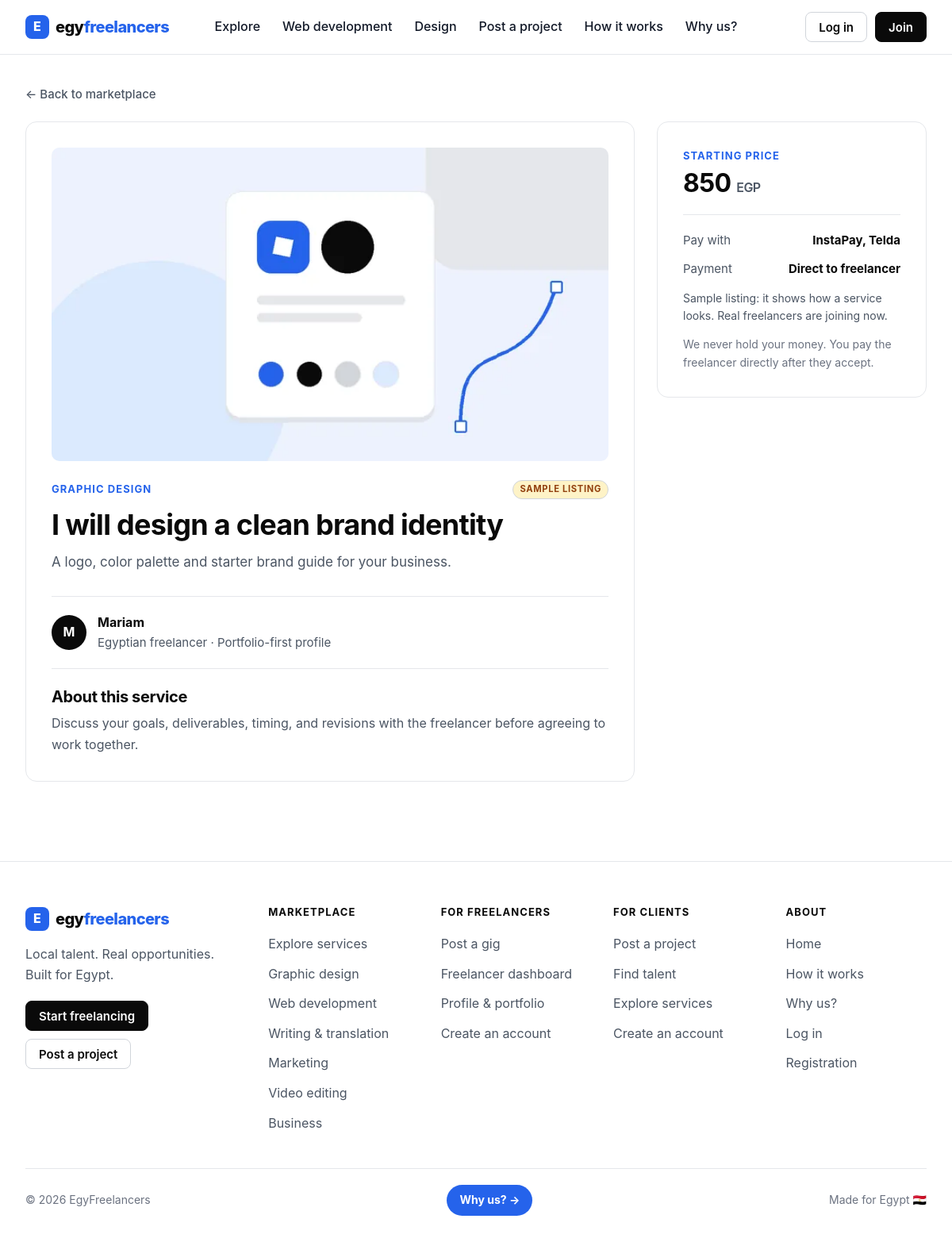
The app's page /gig/1 with its own data.
### tables this page shows
CREATE TABLE gigs(
 id INTEGER PRIMARY KEY AUTOINCREMENT,
 user_id INTEGER REFERENCES users(id) ON DELETE CASCADE,
 title TEXT NOT NULL, description TEXT NOT NULL, category TEXT NOT NULL,
 price INTEGER NOT NULL CHECK(price > 0),
 seller_name TEXT NOT NULL,
 status TEXT NOT NULL DEFAULT 'pending',
 is_demo INTEGER NOT NULL DEFAULT 0,
 created_at TEXT NOT NULL DEFAULT CURRENT_TIMESTAMP
);

CREATE TABLE gig_payments(      -- which methods a gig accepts
 gig_id INTEGER NOT NULL REFERENCES gigs(id) ON DELETE CASCADE,
 method TEXT NOT NULL, PRIMARY KEY(gig_id, method)
);

### egy/routes_public.py (the view)
@bp.route("/gig/<int:gig_id>")
def gig_detail(gig_id):
    d = get_db()
    gig = d.execute("SELECT * FROM gigs WHERE id=? AND status='approved'", (gig_id,)).fetchone()
    if not gig: return render_template("client/gig_detail.html", gig=None), 404
    pays = [r["method"] for r in d.execute("SELECT method FROM gig_payments WHERE gig_id=?", (gig_id,))]
    works = d.execute("SELECT * FROM portfolio_items WHERE user_id=? ORDER BY id DESC LIMIT 6", (gig["user_id"],)).fetchall() if gig["user_id"] else []
    return render_template("client/gig_detail.html", gig=gig, pays=pays, works=works)

### egy/db.py (called while the page is built)
def get_db():
    if "db" not in g:
        g.db = sqlite3.connect(current_app.config["DB_PATH"], timeout=15)
        g.db.row_factory = sqlite3.Row
        g.db.execute("PRAGMA foreign_keys=ON")
        g.db.execute("PRAGMA journal_mode=WAL")
    return g.db

### egy/security.py (called while the page is built)
def csrf_token():
    if "csrf" not in session:
        session["csrf"] = secrets.token_urlsafe(32)
    return session["csrf"]

### templates/client/gig_detail.html (shortened to what this page needs)
{% extends "base.html" %}
{% block content %}
<section class="wrap detail-page">
{% if gig %}
  <a class="back-link" href="{{ url_for('public.explore') }}">← Back to marketplace</a>
  <div class="detail-layout">
    <article class="detail-main">
      <div class="detail-art"><img src="{{ url_for('static', filename='img/cat-' ~ gig.category ~ '.webp') }}" width="640" height="400" alt="{{ categories.get(gig.category, gig.category) }} illustration"></div>
      <div class="detail-meta"><span class="eyebrow">{{ categories.get(gig.category, gig.category) }}</span>{% if gig.is_demo %}<span class="demo-label">SAMPLE LISTING</span>{% endif %}</div>
      <h1>{{ gig.title }}</h1>
      <p class="detail-description">{{ gig.description }}</p>
      <a class="seller-profile" ><div class="seller-avatar" aria-hidden="true">{{ gig.seller_name[:1]|upper }}</div><div><b>{{ gig.seller_name }}</b><small>Egyptian freelancer · Portfolio-first profile</small></div></a>
      <div class="detail-section"><h2>About this service</h2><p>Discuss your goals, deliverables, timing, and revisions with the freelancer before agreeing to work together.</p></div>
    </article>
    <aside class="order-panel" aria-label="Pricing and ordering">
      <span class="eyebrow">Starting price</span>
      <h2>{{ "{:,}".format(gig.price) }} <small>EGP</small></h2>
      <div class="order-divider"></div>
      <div class="order-row"><span>Pay with</span><b>{% for p in pays %}{{ payments.get(p, p) }}{{ ', ' if not loop.last }}{% endfor %}</b></div>
      <div class="order-row"><span>Payment</span><b>Direct to freelancer</b></div>
      {% if gig.is_demo %}<p class="safe-note">Sample listing: it shows how a service looks. Real freelancers are joining now.</p>
      {% elif not current_user %}<a class="btn btn-block" href="{{ url_for('auth.login', next=request.path) }}">Log in to order</a>
      {% else %}<p class="safe-note">Log in with a client account to order.</p>{% endif %}
      <small class="safe-note">We never hold your money. You pay the freelancer directly after they accept.</small>
    </aside>
  </div>
{% else %}
  <div class="not-found">
    <h1>Service not found</h1>
    <p>This service may have been removed or is not approved.</p>
    <a class="btn" href="{{ url_for('public.explore') }}">Return to marketplace</a>
  </div>
{% endif %}
</section>
{% endblock %}

### templates/base.html (shortened to what this page needs)
<!doctype html>
<html lang="en">
<head>
<link rel="stylesheet" href="{{ url_for('static', filename='css/main.css') }}">
<link rel="stylesheet" href="{{ url_for('static', filename='css/ui.css') }}">
</head>
<body>
{% set ep = request.endpoint %}{% set cat = request.args.get('category') %}
<header class="site-header" id="site-header">
  <div class="wrap header-inner">
    <a class="logo" href="{{ url_for('public.home') }}" aria-label="EgyFreelancers home"><span class="logo-mark" aria-hidden="true">E</span><span class="logo-text">egy<b>freelancers</b></span></a>
    <div class="site-menu" id="site-menu">
      <nav class="main-nav" aria-label="Primary">
        <a href="{{ url_for('public.explore') }}"{% if ep == 'public.explore' and not cat %} aria-current="page"{% endif %}>Explore</a>
        <a href="{{ url_for('public.explore', category='development') }}"{% if ep == 'public.explore' and cat == 'development' %} aria-current="page"{% endif %}>Web development</a>
        <a href="{{ url_for('public.explore', category='design') }}"{% if ep == 'public.explore' and cat == 'design' %} aria-current="page"{% endif %}>Design</a>
        <a href="{{ url_for('account.post_project') }}"{% if ep == 'account.post_project' %} aria-current="page"{% endif %}>Post a project</a>
        <a href="{{ url_for('public.home') }}#how">How it works</a>
        <a href="{{ url_for('public.why_us') }}"{% if ep == 'public.why_us' %} aria-current="page"{% endif %}>Why us?</a>
      </nav>
      <div class="header-actions">
        {% if current_user %}
        <a class="btn btn-secondary btn-sm" href="{{ url_for('account.dashboard') }}">{{ current_user.display_name.split(' ')[0] }}</a>
        <form method="post" action="{{ url_for('auth.logout') }}" class="inline-form"><input type="hidden" name="csrf_token" value="{{ csrf_token() }}"><button class="btn btn-sm" type="submit">Log out</button></form>
        {% else %}
        <a class="btn btn-secondary btn-sm" href="{{ url_for('auth.login') }}">Log in</a>
        <a class="btn btn-sm" href="{{ url_for('auth.register') }}">Join</a>
        {% endif %}
      </div>
    </div>
  </div>
</header>
<main id="main">{% block content %}{% endblock %}</main>
<footer class="site-footer">
  <div class="wrap footer-grid">
    <div class="footer-brand">
      <a class="logo" href="{{ url_for('public.home') }}" aria-label="EgyFreelancers home"><span class="logo-mark" aria-hidden="true">E</span><span class="logo-text">egy<b>freelancers</b></span></a>
      <p>Local talent. Real opportunities. Built for Egypt.</p>
      <div class="footer-actions">
        <a class="btn btn-sm" href="{{ url_for('account.post_gig') }}">Start freelancing</a>
        <a class="btn btn-secondary btn-sm" href="{{ url_for('account.post_project') }}">Post a project</a>
      </div>
    </div>
    <nav class="footer-col" aria-labelledby="f-market">
      <h2 id="f-market">Marketplace</h2>
      <ul>
        <li><a href="{{ url_for('public.explore') }}">Explore services</a></li>
        {% for key, label in categories.items() %}<li><a href="{{ url_for('public.explore', category=key) }}">{{ label }}</a></li>{% endfor %}
      </ul>
    </nav>
    <nav class="footer-col" aria-labelledby="f-freelancers">
      <h2 id="f-freelancers">For freelancers</h2>
      <ul>
        <li><a href="{{ url_for('account.post_gig') }}">Post a gig</a></li>
        <li><a href="{{ url_for('account.dashboard') }}">Freelancer dashboard</a></li>
        <li><a href="{{ url_for('account.profile') }}">Profile & portfolio</a></li>
        <li><a href="{{ url_for('auth.register') }}">Create an account</a></li>
      </ul>
    </nav>
    <nav class="footer-col" aria-labelledby="f-clients">
      <h2 id="f-clients">For clients</h2>
      <ul>
        <li><a href="{{ url_for('account.post_project') }}">Post a project</a></li>
        <li><a href="{{ url_for('public.explore') }}">Find talent</a></li>
        <li><a href="{{ url_for('public.explore') }}">Explore services</a></li>
        <li><a href="{{ url_for('auth.register') }}">Create an account</a></li>
      </ul>
    </nav>
    <nav class="footer-col" aria-labelledby="f-about">
      <h2 id="f-about">About</h2>
      <ul>
        <li><a href="{{ url_for('public.home') }}">Home</a></li>
        <li><a href="{{ url_for('public.home') }}#how">How it works</a></li>
        <li><a href="{{ url_for('public.why_us') }}">Why us?</a></li>
        <li><a href="{{ url_for('auth.login') }}">Log in</a></li>
        <li><a href="{{ url_for('auth.register') }}">Registration</a></li>
      </ul>
    </nav>
  </div>
  <div class="wrap footer-bottom"><span>© 2026 EgyFreelancers</span><a class="why-link" href="{{ url_for('public.why_us') }}">Why us? <span aria-hidden="true">→</span></a><span>Made for Egypt 🇪🇬</span></div>
</footer>
</body>
</html>

### static/css/ui.css (style rules this page uses)
.site-header { transition: box-shadow .2s ease; }
.footer-bottom { align-items: center; }
.why-link { font-weight: 700; color: #fff; background: var(--blue); padding: .5rem 1rem; border-radius: 999px; transition: transform .2s ease, background-color .2s ease; }
.demo-label { font-size: .7rem; font-weight: 700; letter-spacing: .06em; padding: .125rem .5rem; border-radius: 999px; background: #fef3c7; color: #92400e; }

### records on screen
gigs: category (picture), get "GRAPHIC DESIGN", title "I will design a clean brand identity", description "A logo, color palette and starter brand guide for your business.", seller_name "M", seller_name "Mariam", price "850"
gig_payments: get "InstaPay", last ","
gig_payments: get "Telda"

### other values on screen
{{ label }} "Graphic design" "Web development" "Writing & translation" "Marketing" "Video editing" "Business"
